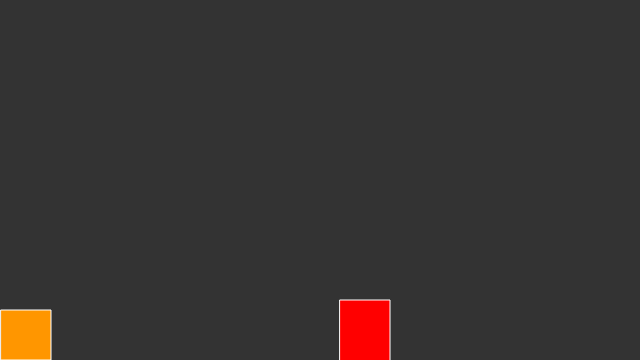
Frame 1 (no input)
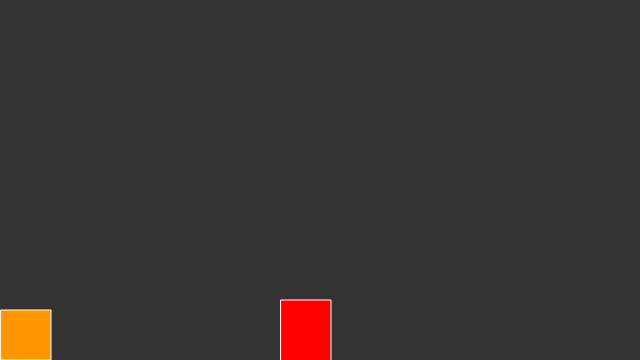
Frame 60 (no input)
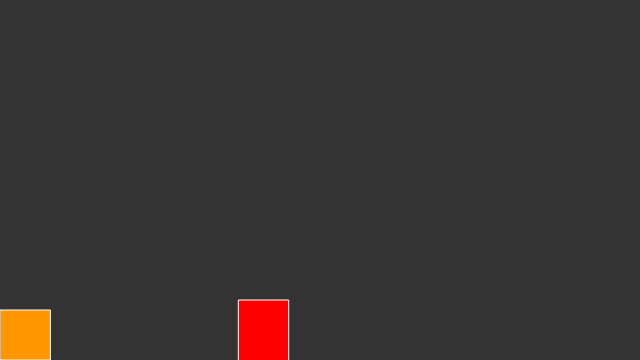
Frame 120 (the mouse pressed at the canvas centre since frame 60)

The p5.js sketch that drew these frames (run headless with seeded random() and noise() and a simulated clock; from frame 60 on, the mouse is pressed at the canvas centre):

// p5.js sketch
// ── sketch.js
var man ;

function setup() {
  createCanvas(640, 360);
  man = new Person();
}
var x;
x=-100;
function draw() {
  background(51);
  
  if(mouseIsPressed){
  var force= createVector(-0.01,0);
  man.applyForce(force);
  }
  translate(-man.pos.x,0);
   man.update();
man.display();
  fill(255,0,0);
rect(350,300,50,70);

}

// ── person.js
// Daniel Shiffman
// https://www.kadenze.com/courses/the-nature-of-code
// http://natureofcode.com/
// Session 2: Array of Particles, multiple forces

function Person(x, y, m) {
  this.pos = createVector(10, height-50);
  this.vel = createVector(0,0);
  this.acc = createVector(1,0);
  this.mass = m;

  this.applyForce = function(force) {
    this.acc.add(force);
  }

  this.update = function() {
    this.vel.add(this.acc);
    this.pos.add(this.vel);
    this.acc.set(0, 0);
  }
  this.display = function() {
    fill(255, 150,0);
    stroke(255);
    rect(this.pos.x, this.pos.y,50,50);
  }

  this.edges = function() {
    if (this.pos.y > height) {
      this.vel.y *= -1;
      this.pos.y = height;
    }

    if (this.pos.x > width) {
      this.vel.x *= -1;
      this.pos.x = width;
    }
  }
}
